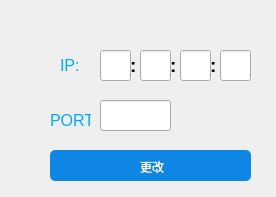
<?xml version="1.0" encoding="UTF-8"?>
<ui version="4.0">
 <class>MyChangeIp</class>
 <widget class="QWidget" name="MyChangeIp">
  <property name="geometry">
   <rect>
    <x>0</x>
    <y>0</y>
    <width>276</width>
    <height>197</height>
   </rect>
  </property>
  <property name="windowTitle">
   <string>Form</string>
  </property>
  <widget class="QLabel" name="label">
   <property name="geometry">
    <rect>
     <x>60</x>
     <y>50</y>
     <width>31</width>
     <height>31</height>
    </rect>
   </property>
   <property name="text">
    <string>&lt;html&gt;&lt;head/&gt;&lt;body&gt;&lt;p&gt;&lt;span style=&quot; font-size:12pt; color:#00aaff;&quot;&gt;IP:&lt;/span&gt;&lt;/p&gt;&lt;/body&gt;&lt;/html&gt;</string>
   </property>
  </widget>
  <widget class="QLabel" name="label_2">
   <property name="geometry">
    <rect>
     <x>50</x>
     <y>110</y>
     <width>41</width>
     <height>21</height>
    </rect>
   </property>
   <property name="text">
    <string>&lt;html&gt;&lt;head/&gt;&lt;body&gt;&lt;p&gt;&lt;span style=&quot; font-size:12pt; color:#00aaff;&quot;&gt;PORT:&lt;/span&gt;&lt;/p&gt;&lt;/body&gt;&lt;/html&gt;</string>
   </property>
  </widget>
  <widget class="QLineEdit" name="portEdit">
   <property name="geometry">
    <rect>
     <x>100</x>
     <y>100</y>
     <width>71</width>
     <height>31</height>
    </rect>
   </property>
   <property name="text">
    <string/>
   </property>
  </widget>
  <widget class="QPushButton" name="changeIpBt">
   <property name="geometry">
    <rect>
     <x>50</x>
     <y>150</y>
     <width>201</width>
     <height>31</height>
    </rect>
   </property>
   <property name="styleSheet">
    <string notr="true">QPushButton
{
    color:white;
    background-color:rgb(14 , 150 , 254);
    border-radius:5px;
}

QPushButton
{
    color:white;
    background-color:rgb(44 , 137 , 255);
}

QPushButton
{
    color:white;
    background-color:rgb(14 , 135 , 228);
    padding-left:3px;
    padding-top:3px;
}</string>
   </property>
   <property name="text">
    <string>更改</string>
   </property>
  </widget>
  <widget class="QLineEdit" name="ipEdit1">
   <property name="geometry">
    <rect>
     <x>100</x>
     <y>50</y>
     <width>31</width>
     <height>31</height>
    </rect>
   </property>
   <property name="text">
    <string/>
   </property>
  </widget>
  <widget class="QLabel" name="label_3">
   <property name="geometry">
    <rect>
     <x>130</x>
     <y>50</y>
     <width>16</width>
     <height>31</height>
    </rect>
   </property>
   <property name="text">
    <string>&lt;html&gt;&lt;head/&gt;&lt;body&gt;&lt;p&gt;&lt;span style=&quot; font-size:14pt; font-weight:600;&quot;&gt;:&lt;/span&gt;&lt;/p&gt;&lt;/body&gt;&lt;/html&gt;</string>
   </property>
  </widget>
  <widget class="QLabel" name="label_4">
   <property name="geometry">
    <rect>
     <x>170</x>
     <y>50</y>
     <width>16</width>
     <height>31</height>
    </rect>
   </property>
   <property name="text">
    <string>&lt;html&gt;&lt;head/&gt;&lt;body&gt;&lt;p&gt;&lt;span style=&quot; font-size:14pt; font-weight:600;&quot;&gt;:&lt;/span&gt;&lt;/p&gt;&lt;/body&gt;&lt;/html&gt;</string>
   </property>
  </widget>
  <widget class="QLineEdit" name="ipEdit2">
   <property name="geometry">
    <rect>
     <x>140</x>
     <y>50</y>
     <width>31</width>
     <height>31</height>
    </rect>
   </property>
   <property name="text">
    <string/>
   </property>
  </widget>
  <widget class="QLineEdit" name="ipEdit3">
   <property name="geometry">
    <rect>
     <x>180</x>
     <y>50</y>
     <width>31</width>
     <height>31</height>
    </rect>
   </property>
   <property name="text">
    <string/>
   </property>
  </widget>
  <widget class="QLineEdit" name="ipEdit4">
   <property name="geometry">
    <rect>
     <x>220</x>
     <y>50</y>
     <width>31</width>
     <height>31</height>
    </rect>
   </property>
   <property name="text">
    <string/>
   </property>
  </widget>
  <widget class="QLabel" name="label_6">
   <property name="geometry">
    <rect>
     <x>210</x>
     <y>50</y>
     <width>16</width>
     <height>31</height>
    </rect>
   </property>
   <property name="text">
    <string>&lt;html&gt;&lt;head/&gt;&lt;body&gt;&lt;p&gt;&lt;span style=&quot; font-size:14pt; font-weight:600;&quot;&gt;:&lt;/span&gt;&lt;/p&gt;&lt;/body&gt;&lt;/html&gt;</string>
   </property>
  </widget>
 </widget>
 <resources/>
 <connections/>
</ui>
